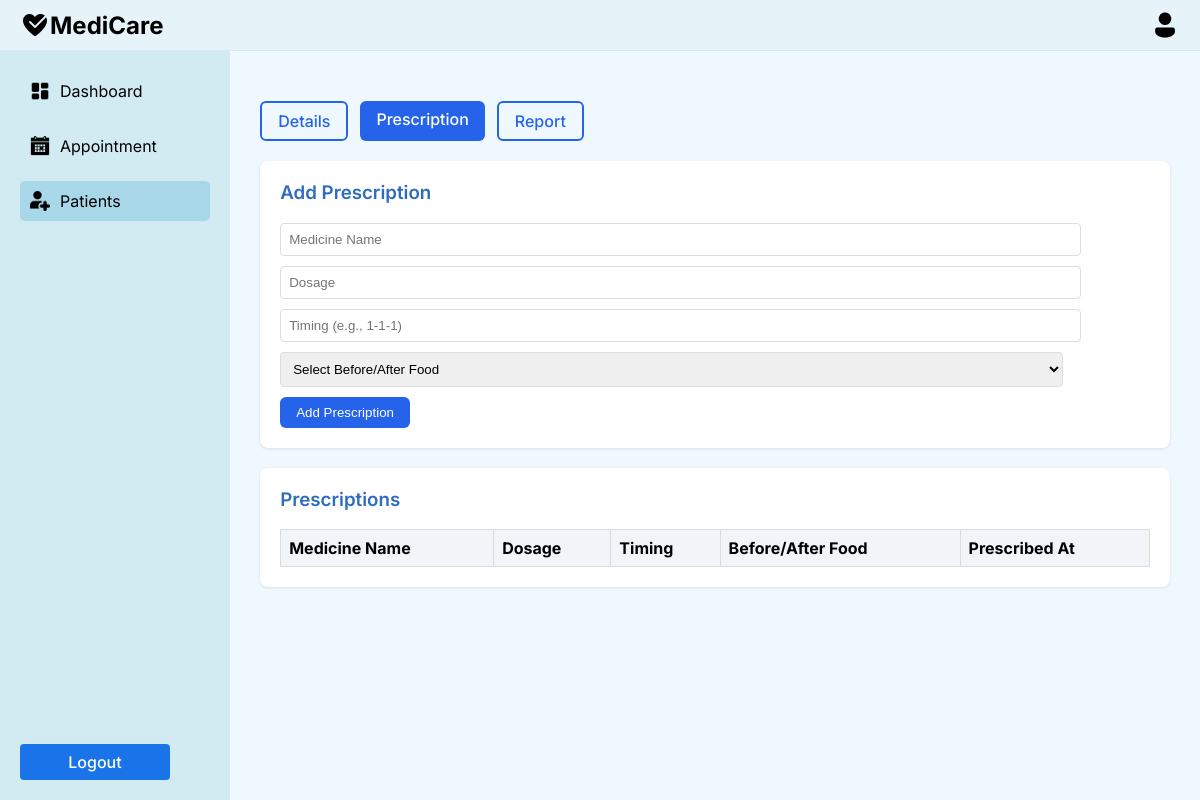
Page /accounts/staff_pat_pres/7/ (signed in) on the earlier database version.
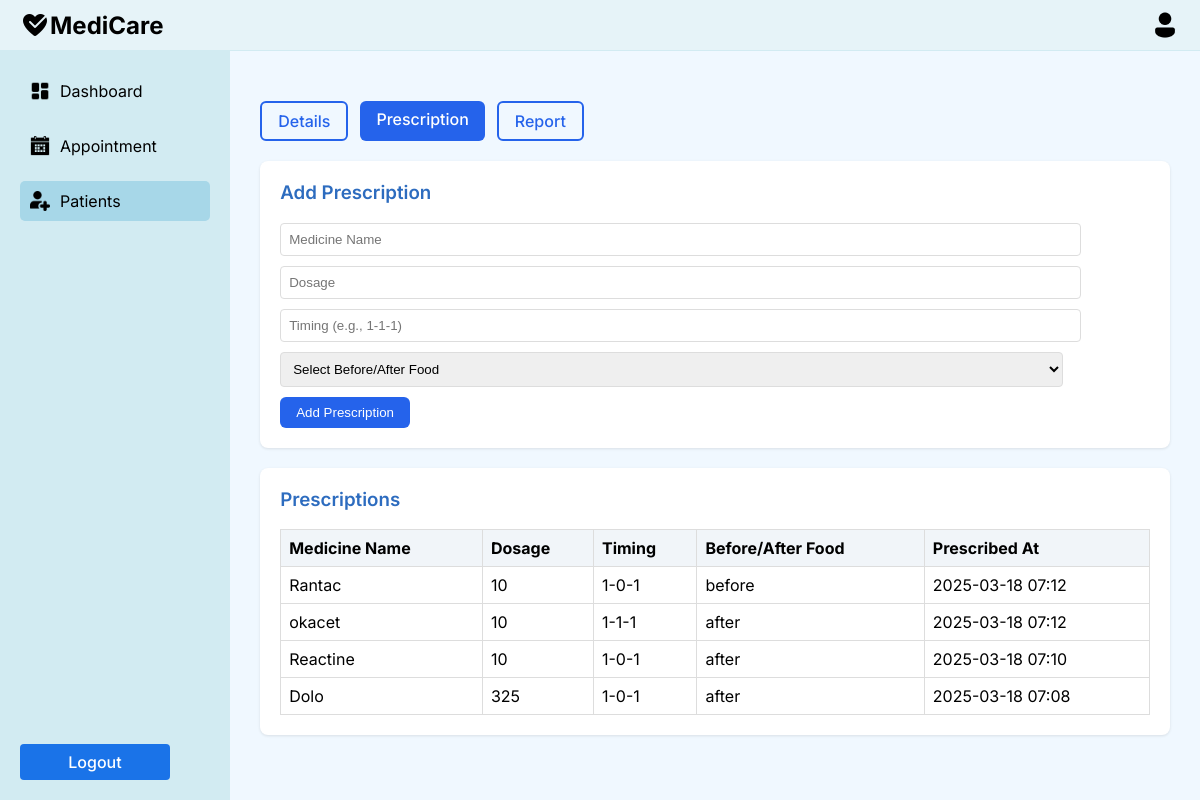
Same page on the later database version.
### accounts/models.py (models this page shows, shortened)
class Prescription(models.Model):
    patient = models.ForeignKey(settings.AUTH_USER_MODEL, on_delete=models.CASCADE, related_name='prescriptions')
    doctor = models.ForeignKey(settings.AUTH_USER_MODEL, on_delete=models.CASCADE, related_name='prescribed_by')
    medicine_name = models.CharField(max_length=100)
    dosage = models.CharField(max_length=50)
    timing = models.CharField(max_length=50)  # e.g., "1-1-1" or "1-0-1"
    before_after_food = models.CharField(max_length=10, choices=[('before', 'Before Food'), ('after', 'After Food')])
    prescribed_at = models.DateTimeField(auto_now_add=True)
    reminders_set = models.BooleanField(default=False)  # New field to track toggle state

### accounts/views.py (the view)
# urls.py: path('staff_pat_pres/<int:patient_id>/', views.staff_pat_pres, name='staff_pat_pres'),
@login_required
def staff_pat_pres(request, patient_id):
    patient = get_object_or_404(PatientReg, id=patient_id)
    prescriptions = Prescription.objects.filter(patient=patient.user).order_by('-prescribed_at')
    context = {
        'patient': patient,
        'prescriptions': prescriptions,
    }
    return render(request, 'accounts/staff_pat_pres.html', context)

### accounts/context_processors.py (called while the page is built)
def media_url(request):
    return {
        'MEDIA_URL': settings.MEDIA_URL,
    }

### templates/accounts/staff_pat_pres.html (shortened to what this page needs)
<!DOCTYPE html>
<html lang="en">
<head>
</head>
<body>
    <div class="container">
        <div class="navbar">
            <div class="logo">
                <img src="{{ MEDIA_URL }}Heart Health.png" alt="Heart Icon">
                MediCare
            </div>
            <div class="profile">
                <img src="{{ MEDIA_URL }}Male User.png" alt="Dr. Sarah K Profile">
            </div>
        </div>
        <div class="content">
            <div class="sidebar">
                <a href="{% url 'staff_dash' %}" class="menu-item">
                    <img src="{{ MEDIA_URL }}Control Panel.png" alt="Dashboard">
                    Dashboard
                </a>
                <a href="{% url 'staff_app' %}" class="menu-item">
                    <img src="{{ MEDIA_URL }}appointment.png" alt="Appointment">
                    Appointment
                </a>
                <div class="menu-item active">
                    <img src="{{ MEDIA_URL }}patient.png" alt="Patients">
                    Patients
                </div>
                <div class="logout">
                    <a href="{% url 'logouts' %}" class="logout-btn">Logout</a>
                </div>
            </div>
            <div class="main-content">
                <div class="button-group">
                    <a href="{% url 'staff_pat1' patient.id %}" class="btn inactive">Details</a>
                    <a href="{% url 'staff_pat_pres' patient.id %}" class="btn">Prescription</a>
                    <a href="{% url 'staff_pat_rep' patient.id %}" class="btn inactive">Report</a>
                </div>
<div class="prescription-form">
    <h3>Add Prescription</h3>
    <form method="post" action="{% url 'add_prescription' patient.id %}">
        <input type="text" name="medicine_name" placeholder="Medicine Name" required>
        <input type="text" name="dosage" placeholder="Dosage" required>
        <input type="text" name="timing" placeholder="Timing (e.g., 1-1-1)" required>
        <select name="before_after_food" required>
            <option value="">Select Before/After Food</option>
        </select>
        <button type="submit">Add Prescription</button>
    </form>
</div>
<div class="prescription-list">
    <h3>Prescriptions</h3>
    <table>
        <thead>
            <tr>
                <th>Medicine Name</th>
                <th>Dosage</th>
                <th>Timing</th>
                <th>Before/After Food</th>
                <th>Prescribed At</th>
            </tr>
        </thead>
        <tbody>
            {% for prescription in prescriptions %}
            <tr>
                <td>{{ prescription.medicine_name }}</td>
                <td>{{ prescription.dosage }}</td>
                <td>{{ prescription.timing }}</td>
                <td>{{ prescription.before_after_food }}</td>
                <td>{{ prescription.prescribed_at|date:"Y-m-d H:i" }}</td>
            </tr>
            {% endfor %}
        </tbody>
    </table>
</div>
</div>
</div>
</div>
</body>
</html>

Differences in the rows shown:
added Prescription: medicine_name "Rantac", dosage "10", timing "1-0-1", before_after_food "before", prescribed_at "2025-03-18 07:12"
added Prescription: medicine_name "okacet", dosage "10", timing "1-1-1", before_after_food "after", prescribed_at "2025-03-18 07:12"
added Prescription: medicine_name "Reactine", dosage "10", timing "1-0-1", before_after_food "after", prescribed_at "2025-03-18 07:10"
added Prescription: medicine_name "Dolo", dosage "325", timing "1-0-1", before_after_food "after", prescribed_at "2025-03-18 07:08"
